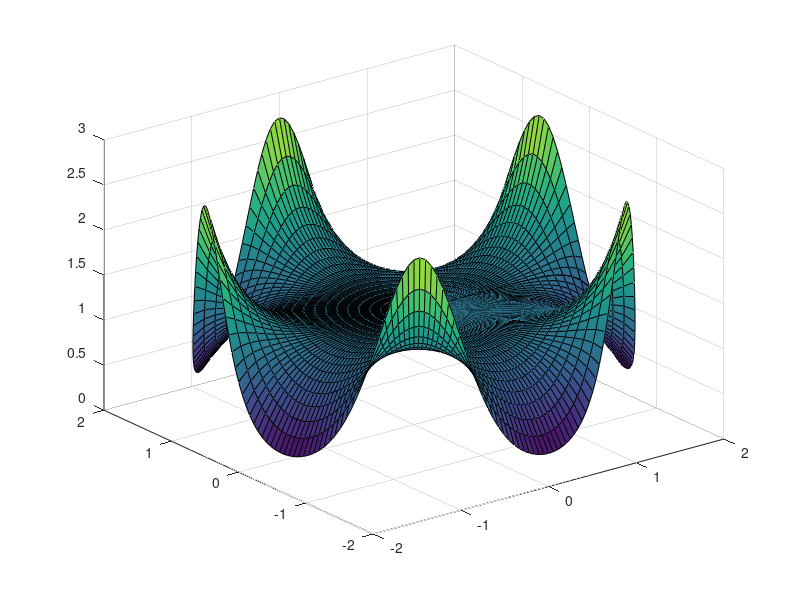

Reproduce this figure in MATLAB.
[rho,phi]=meshgrid([0:0.1:2],[0:pi/120:2*pi]);
N=50;
xx=0:pi/250:2*pi;
yy=exp(sin(5*xx));
A0=trapz(xx,yy)/(2*pi);
for k=1:N
    yy=exp(sin(5*xx)).*cos(k*xx);
    A(k)=trapz(xx,yy)/(2^k*pi);
    yy=exp(sin(5*xx)).*sin(k*xx);
    B(k)=trapz(xx,yy)/(2^k*pi);
end

u=A0;
for k=1:N
    u=u+(A(k)*cos(k*phi)+B(k)*sin(k*phi)).*rho.^k;
end
x=rho.*cos(phi);
y=rho.*sin(phi);
surf(x,y,u);